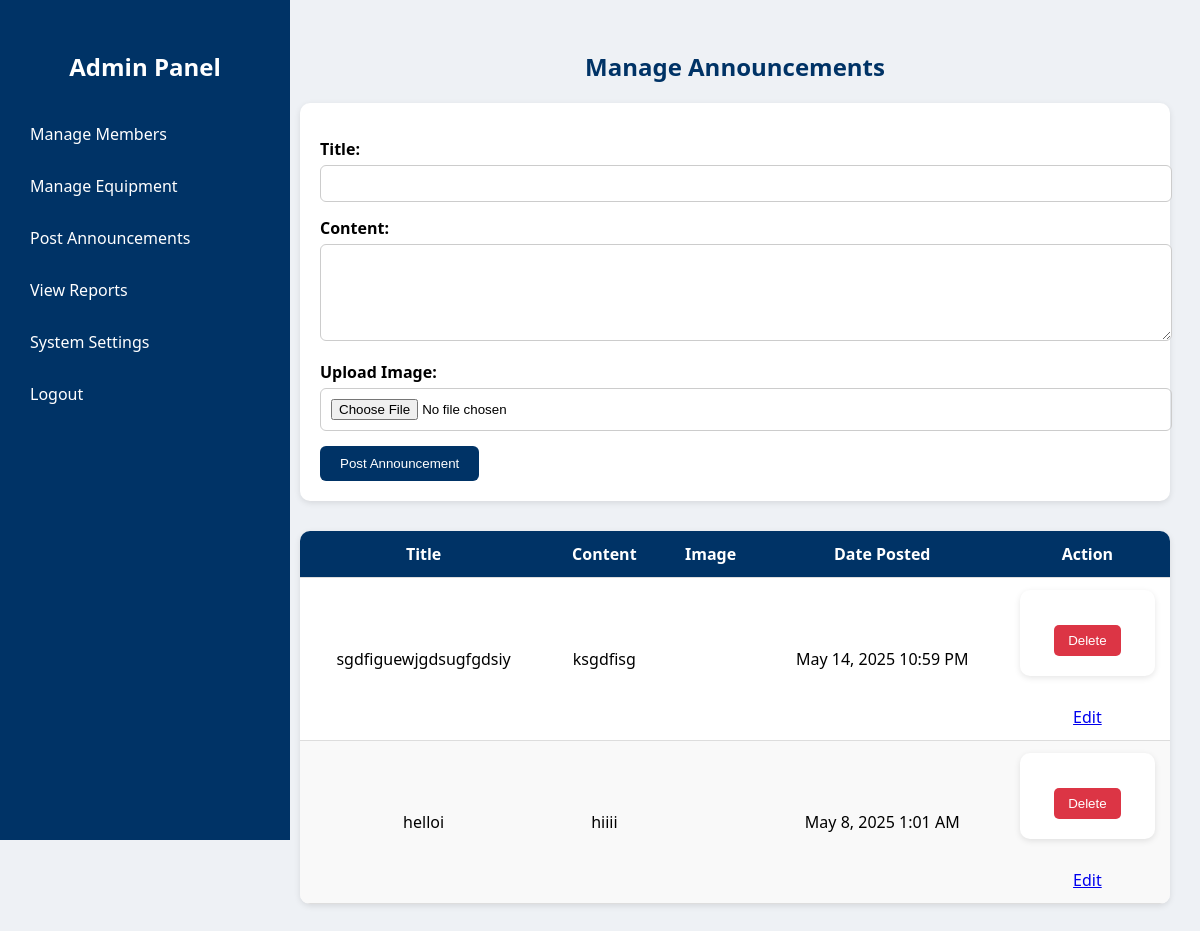
The page /post_announcements.php (signed in) on the database as committed earlier.
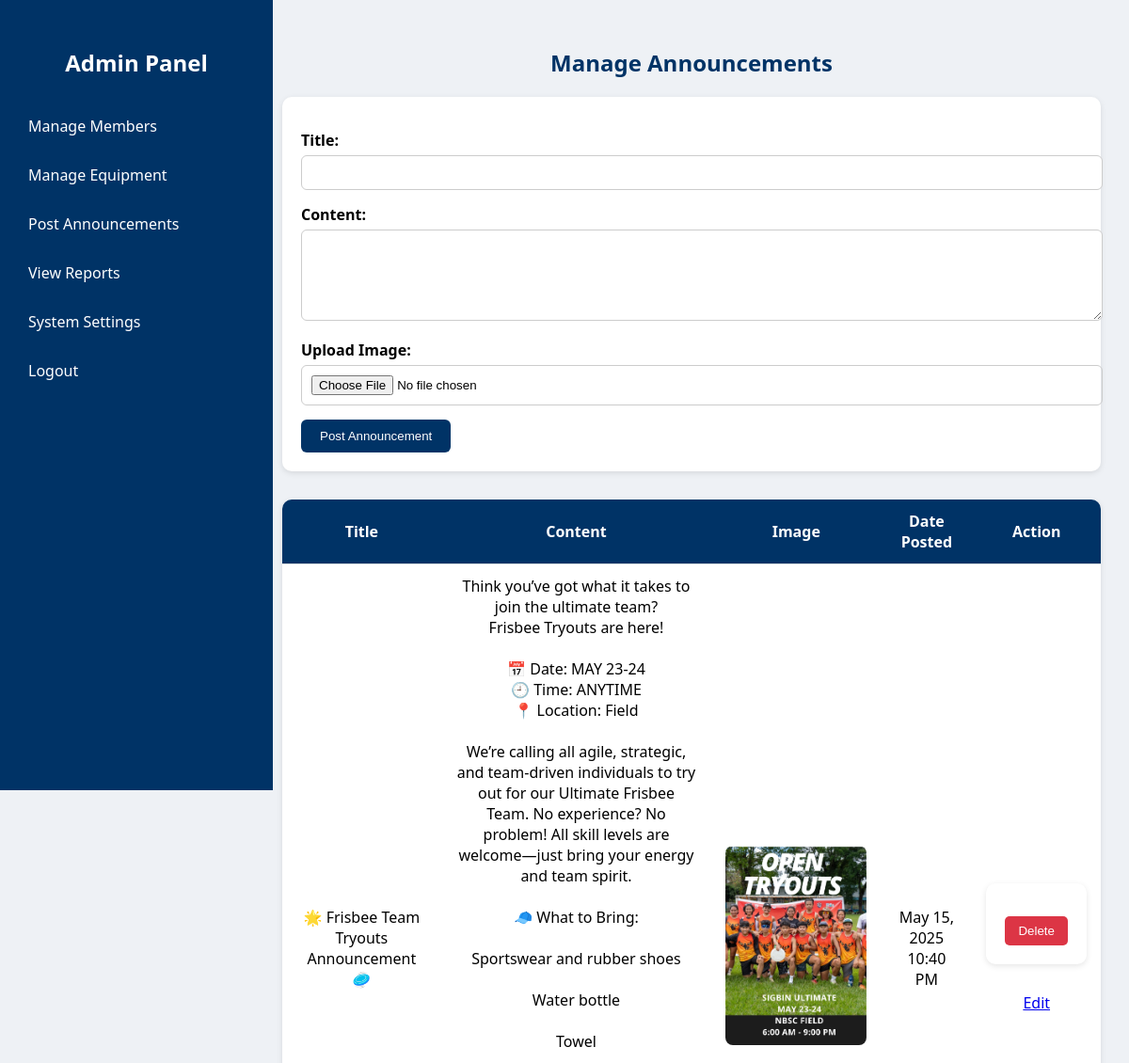
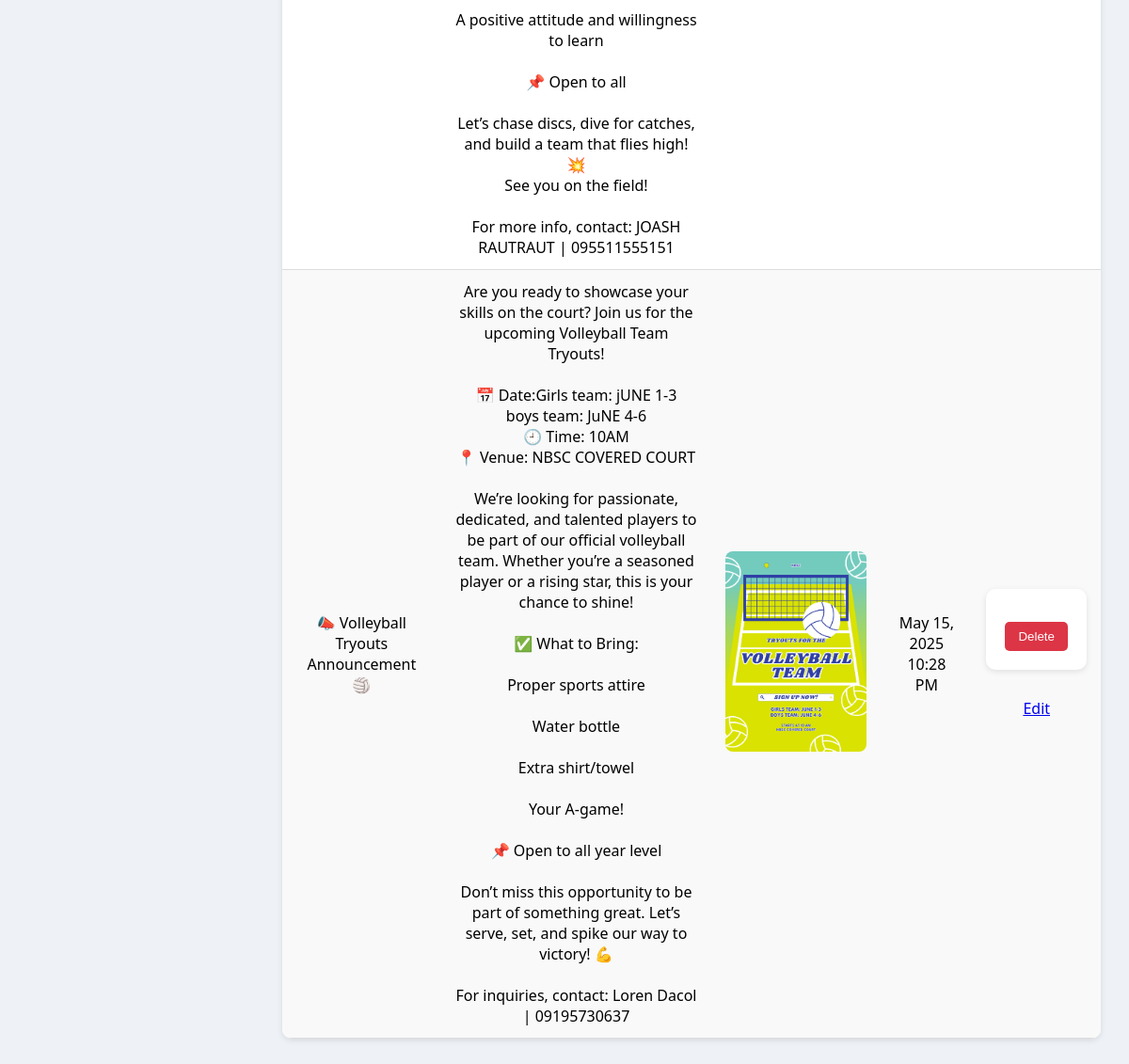
The same page on the database as committed later (2 pictures, top to bottom).
### tables this page shows
CREATE TABLE `announcements` (
  `id` int(11) NOT NULL,
  `admin_id` int(11) NOT NULL,
  `title` varchar(255) NOT NULL,
  `content` text NOT NULL,
  `date_posted` timestamp NOT NULL DEFAULT current_timestamp(),
  `created_at` timestamp NOT NULL DEFAULT current_timestamp(),
  `image_path` varchar(255) DEFAULT NULL
);

### post_announcements.php (the view, shortened to what this page needs)
<?php
include 'db_connect.php';
$announcements = [];
$result = $conn->query("SELECT id, title, content, image_path, created_at FROM announcements ORDER BY created_at DESC");
while ($row = $result->fetch_assoc()) {
    $announcements[] = $row;
}
$edit_id = isset($_GET['edit_announcement_id']) ? intval($_GET['edit_announcement_id']) : null;
$edit_title = '';
$edit_content = '';
?>
<!DOCTYPE html>
<html lang="en">
<head>
</head>
<body>
<div class="sidebar">
    <h2><a href="admin_panel.php">Admin Panel</a></h2>
    <a href="manage_members.php">Manage Members</a>
    <a href="manage_equipment.php">Manage Equipment</a>
    <a href="post_announcements.php">Post Announcements</a>
    <a href="view_reports.php">View Reports</a>
    <a href="settings.php">System Settings</a>
    <a href="logout.php">Logout</a>
</div>
<div class="container">
    <h2>Manage Announcements</h2>
    <form method="POST" enctype="multipart/form-data">
        <label>Title:</label>
        <input type="text" name="title" required value="<?= htmlspecialchars($edit_title); ?>">
        <label>Content:</label>
        <textarea name="content" rows="5" required><?= htmlspecialchars($edit_content); ?></textarea>
        <label>Upload Image:</label>
        <input type="file" name="announcement_image" accept="image/*">
        <button type="submit" name="action" value="<?= $edit_id ? 'edit' : 'add'; ?>">
            <?= $edit_id ? 'Update Announcement' : 'Post Announcement'; ?>
        </button>
    </form>
    <table>
        <thead>
            <tr>
                <th>Title</th>
                <th>Content</th>
                <th>Image</th>
                <th>Date Posted</th>
                <th>Action</th>
            </tr>
        </thead>
        <tbody>
        <?php foreach ($announcements as $a): ?>
            <tr>
                <td><?= htmlspecialchars($a['title']); ?></td>
                <td><?= nl2br(htmlspecialchars($a['content'])); ?></td>
                <td>
                    <?php if (!empty($a['image_path'])): ?>
                        <img src="<?= $a['image_path']; ?>" alt="Announcement Image">
                    <?php endif; ?>
                </td>
                <td><?= date("F j, Y g:i A", strtotime($a['created_at'])); ?></td>
                <td>
                    <form method="POST" onsubmit="return confirmDelete();">
                        <button type="submit" class="delete-btn">Delete</button>
                    </form>
                    <a href="?edit_announcement_id=<?= $a['id']; ?>">Edit</a>
                </td>
            </tr>
        <?php endforeach; ?>
        </tbody>
    </table>
</div>
</body>
</html>

Rows that differ between the two databases and show on the page:
removed announcements: title "sgdfiguewjgdsugfgdsiy", content "ksgdfisg", created_at "May 14, 2025 10:59 PM"
removed announcements: title "helloi", content "hiiii", created_at "May 8, 2025 1:01 AM"
added announcements: title "🌟 Frisbee Team Tryouts Announcement 🥏", content "Think you’ve got what it takes to join the ultimate team? Frisbee Tryouts are here! 📅 Date: MAY 23-24 🕘 Time: ANYTIME 📍 Location: Field We’re calling all agile, strategic, and team-driven individuals to try out for our Ultimate Frisbee Team. No experience? No problem! All skill levels are welcome—just bring your energy and team spirit. 🧢 What to Bring: Sportswear and rubber shoes Water bottle Towel A positive attitude and willingness to learn 📌 Open to all Let’s chase discs, dive for catches, and build a team that flies high! 💥 See you on the field! For more info, contact: JOASH RAUTRAUT | 095511555151", image_path (picture), created_at "May 15, 2025 10:40 PM"
added announcements: title "📣 Volleyball Tryouts Announcement 🏐", content "Are you ready to showcase your skills on the court? Join us for the upcoming Volleyball Team Tryouts! 📅 Date:Girls team: jUNE 1-3 boys team: JuNE 4-6 🕘 Time: 10AM 📍 Venue: NBSC COVERED COURT We’re looking for passionate, dedicated, and talented players to be part of our official volleyball team. Whether you’re a seasoned player or a rising star, this is your chance to shine! ✅ What to Bring: Proper sports attire Water bottle Extra shirt/towel Your A-game! 📌 Open to all year level Don’t miss this opportunity to be part of something great. Let’s serve, set, and spike our way to victory! 💪 For inquiries, contact: Loren Dacol | 09195730637", image_path (picture), created_at "May 15, 2025 10:28 PM"
